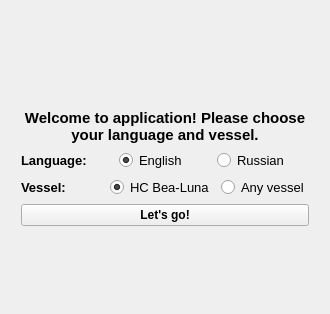
<?xml version="1.0" encoding="UTF-8"?>
<ui version="4.0">
 <class>Draft_survey</class>
 <widget class="QWidget" name="Draft_survey">
  <property name="geometry">
   <rect>
    <x>0</x>
    <y>0</y>
    <width>330</width>
    <height>314</height>
   </rect>
  </property>
  <property name="sizePolicy">
   <sizepolicy hsizetype="Preferred" vsizetype="Preferred">
    <horstretch>1</horstretch>
    <verstretch>0</verstretch>
   </sizepolicy>
  </property>
  <property name="windowTitle">
   <string>Draft survey</string>
  </property>
  <layout class="QGridLayout" name="gridLayout">
   <item row="5" column="1">
    <widget class="QPushButton" name="letsgo_btn">
     <property name="font">
      <font>
       <weight>75</weight>
       <bold>true</bold>
      </font>
     </property>
     <property name="text">
      <string>Let's go!</string>
     </property>
    </widget>
   </item>
   <item row="2" column="1">
    <widget class="QLabel" name="welcome_label">
     <property name="font">
      <font>
       <family>Tahoma</family>
       <pointsize>11</pointsize>
       <weight>75</weight>
       <bold>true</bold>
      </font>
     </property>
     <property name="text">
      <string>Welcome to application! Please choose your language and vessel.</string>
     </property>
     <property name="alignment">
      <set>Qt::AlignCenter</set>
     </property>
     <property name="wordWrap">
      <bool>true</bool>
     </property>
     <property name="margin">
      <number>7</number>
     </property>
     <property name="indent">
      <number>-1</number>
     </property>
    </widget>
   </item>
   <item row="1" column="1">
    <widget class="QLabel" name="bea_luna_pic">
     <property name="sizePolicy">
      <sizepolicy hsizetype="Preferred" vsizetype="Preferred">
       <horstretch>0</horstretch>
       <verstretch>0</verstretch>
      </sizepolicy>
     </property>
     <property name="frameShape">
      <enum>QFrame::NoFrame</enum>
     </property>
     <property name="midLineWidth">
      <number>1</number>
     </property>
     <property name="text">
      <string/>
     </property>
     <property name="pixmap">
      <pixmap>img/HC_BEA_LUNAcr.jpg</pixmap>
     </property>
     <property name="alignment">
      <set>Qt::AlignCenter</set>
     </property>
    </widget>
   </item>
   <item row="3" column="1">
    <layout class="QHBoxLayout" name="horizontalLayout">
     <item>
      <widget class="QLabel" name="lang_label">
       <property name="font">
        <font>
         <family>Tahoma</family>
         <pointsize>10</pointsize>
         <weight>75</weight>
         <bold>true</bold>
        </font>
       </property>
       <property name="text">
        <string>Language:</string>
       </property>
      </widget>
     </item>
     <item>
      <widget class="QRadioButton" name="eng_radiobtn">
       <property name="font">
        <font>
         <family>Tahoma</family>
         <pointsize>10</pointsize>
        </font>
       </property>
       <property name="text">
        <string>English</string>
       </property>
       <property name="checked">
        <bool>true</bool>
       </property>
       <attribute name="buttonGroup">
        <string notr="true">buttonGroup</string>
       </attribute>
      </widget>
     </item>
     <item>
      <widget class="QRadioButton" name="rus_radiobtn">
       <property name="font">
        <font>
         <family>Tahoma</family>
         <pointsize>10</pointsize>
        </font>
       </property>
       <property name="text">
        <string>Russian</string>
       </property>
       <property name="checked">
        <bool>false</bool>
       </property>
       <attribute name="buttonGroup">
        <string notr="true">buttonGroup</string>
       </attribute>
      </widget>
     </item>
    </layout>
   </item>
   <item row="4" column="1">
    <layout class="QHBoxLayout" name="horizontalLayout_2">
     <item>
      <widget class="QLabel" name="vessel_label">
       <property name="font">
        <font>
         <family>Tahoma</family>
         <pointsize>10</pointsize>
         <weight>75</weight>
         <bold>true</bold>
        </font>
       </property>
       <property name="text">
        <string>Vessel:</string>
       </property>
      </widget>
     </item>
     <item>
      <widget class="QRadioButton" name="bealuna_radiobtn">
       <property name="font">
        <font>
         <family>Tahoma</family>
         <pointsize>10</pointsize>
        </font>
       </property>
       <property name="text">
        <string>HC Bea-Luna</string>
       </property>
       <property name="checked">
        <bool>true</bool>
       </property>
       <attribute name="buttonGroup">
        <string notr="true">buttonGroup_2</string>
       </attribute>
      </widget>
     </item>
     <item>
      <widget class="QRadioButton" name="anyvsl_radiobtn">
       <property name="font">
        <font>
         <family>Tahoma</family>
         <pointsize>10</pointsize>
        </font>
       </property>
       <property name="text">
        <string>Any vessel</string>
       </property>
       <property name="checked">
        <bool>false</bool>
       </property>
       <attribute name="buttonGroup">
        <string notr="true">buttonGroup_2</string>
       </attribute>
      </widget>
     </item>
    </layout>
   </item>
   <item row="5" column="0">
    <spacer name="horizontalSpacer">
     <property name="orientation">
      <enum>Qt::Horizontal</enum>
     </property>
     <property name="sizeHint" stdset="0">
      <size>
       <width>40</width>
       <height>20</height>
      </size>
     </property>
    </spacer>
   </item>
   <item row="6" column="1">
    <spacer name="verticalSpacer">
     <property name="orientation">
      <enum>Qt::Vertical</enum>
     </property>
     <property name="sizeHint" stdset="0">
      <size>
       <width>20</width>
       <height>40</height>
      </size>
     </property>
    </spacer>
   </item>
   <item row="5" column="2">
    <spacer name="horizontalSpacer_2">
     <property name="orientation">
      <enum>Qt::Horizontal</enum>
     </property>
     <property name="sizeHint" stdset="0">
      <size>
       <width>40</width>
       <height>20</height>
      </size>
     </property>
    </spacer>
   </item>
   <item row="0" column="1">
    <spacer name="verticalSpacer_2">
     <property name="orientation">
      <enum>Qt::Vertical</enum>
     </property>
     <property name="sizeHint" stdset="0">
      <size>
       <width>20</width>
       <height>40</height>
      </size>
     </property>
    </spacer>
   </item>
  </layout>
 </widget>
 <resources/>
 <connections/>
 <buttongroups>
  <buttongroup name="buttonGroup"/>
  <buttongroup name="buttonGroup_2"/>
 </buttongroups>
</ui>
